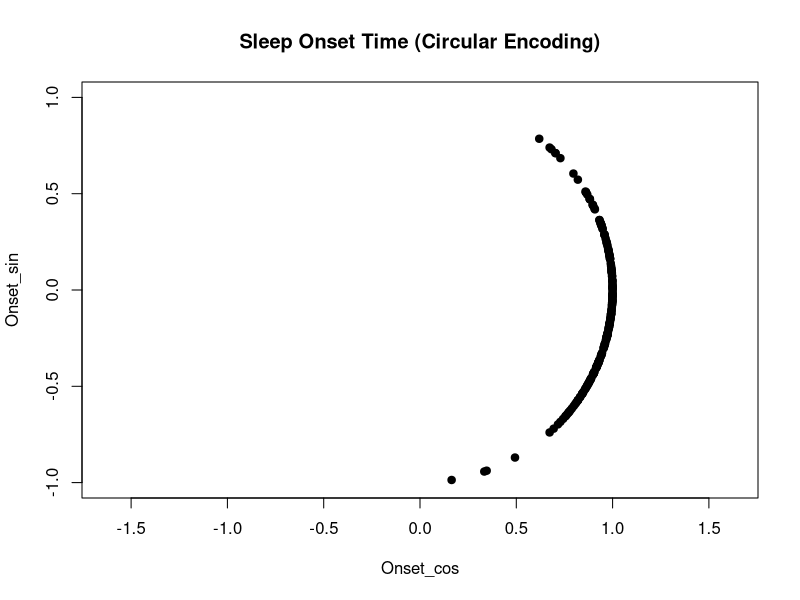
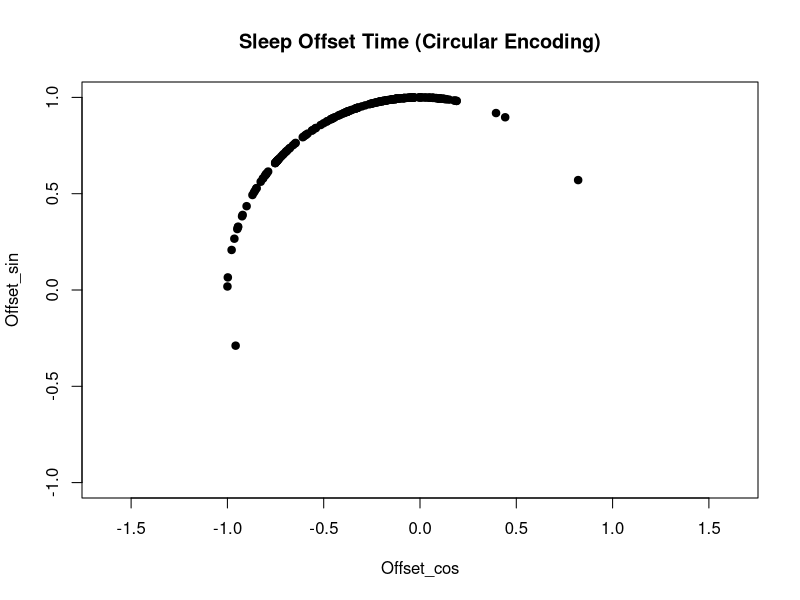
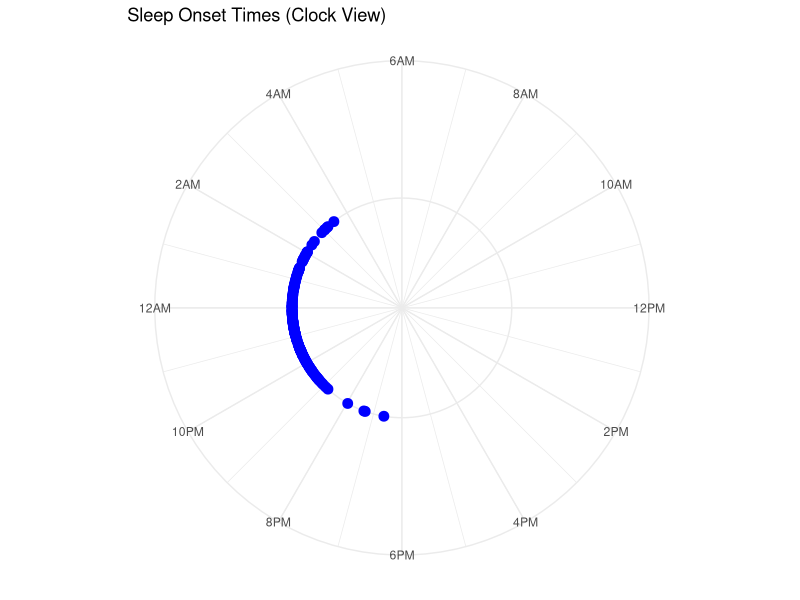
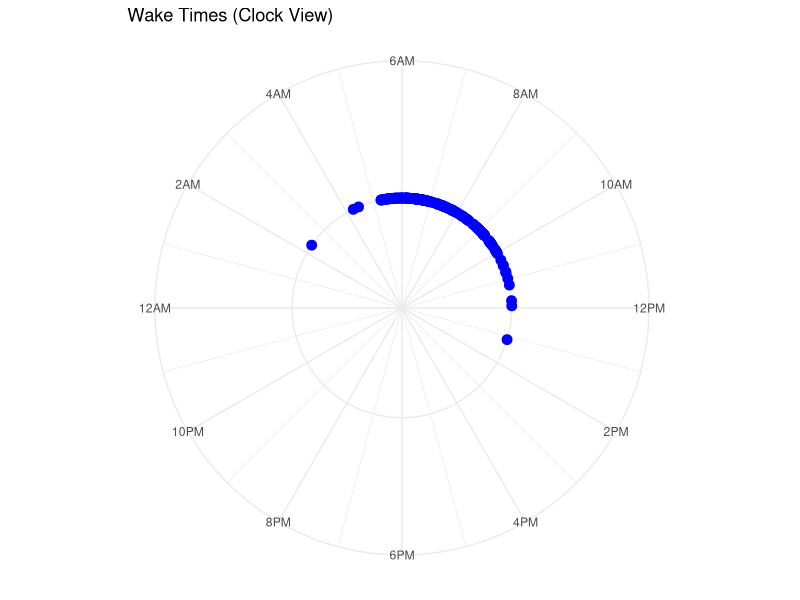
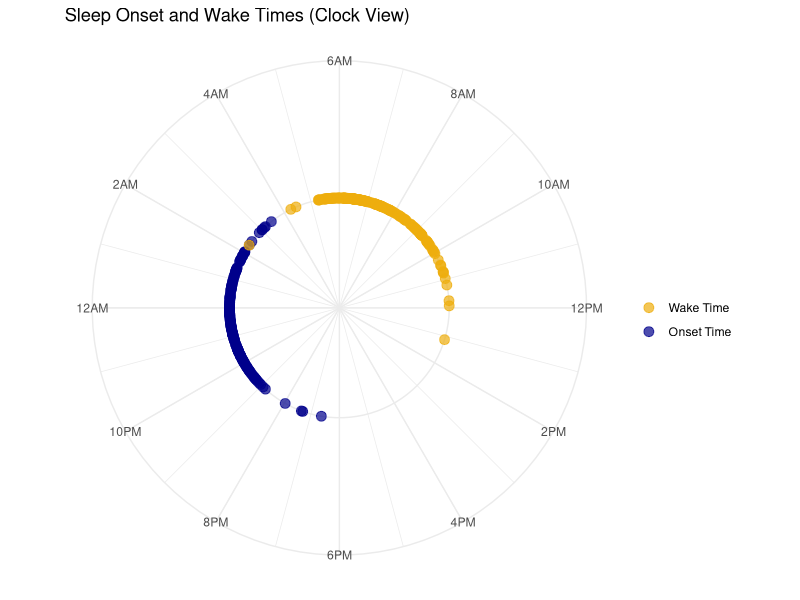
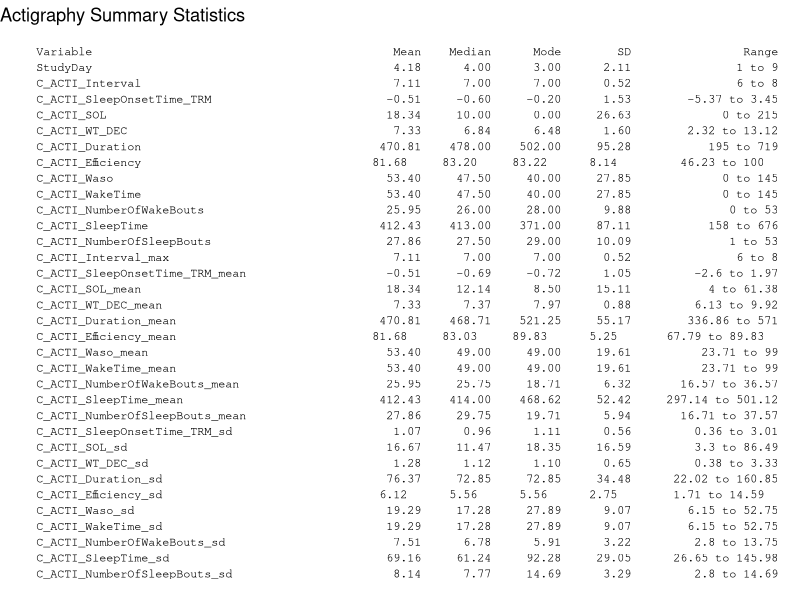

These figures' R source, in order:
library(readxl)
library(dplyr)
library(ggplot2)

actigraphy_data <- read_excel("./PUSH_ACTIGRAPH_Long_FINAL_02.23.26.xlsx")

numeric_cols <- names(actigraphy_data)[sapply(actigraphy_data, is.numeric)]

mode_value <- function(x) {
  x <- x[!is.na(x)]
  if (length(x) == 0) return(NA_real_)
  ux <- unique(x)
  ux[which.max(tabulate(match(x, ux)))]
}

range_text <- function(x) {
  x <- x[!is.na(x)]
  if (length(x) == 0) return(NA_character_)
  r <- range(x)
  paste0(round(r[1], 2), " to ", round(r[2], 2))
}

stats_table <- data.frame(
  Variable = numeric_cols,
  Mean = sapply(actigraphy_data[numeric_cols], function(x) mean(x, na.rm = TRUE)),
  Median = sapply(actigraphy_data[numeric_cols], function(x) median(x, na.rm = TRUE)),
  Mode = sapply(actigraphy_data[numeric_cols], mode_value),
  SD = sapply(actigraphy_data[numeric_cols], function(x) sd(x, na.rm = TRUE)),
  Range = sapply(actigraphy_data[numeric_cols], range_text),
  stringsAsFactors = FALSE
)

stats_table$Mean <- round(stats_table$Mean, 2)
stats_table$Median <- round(stats_table$Median, 2)
stats_table$Mode <- round(stats_table$Mode, 2)
stats_table$SD <- round(stats_table$SD, 2)

print(stats_table, row.names = FALSE)

actigraphy_data$Sleep.Onset.Decimal.Hour <- actigraphy_data$C_ACTI_SleepOnsetTime_TRM %% 24
actigraphy_data$Sleep.Offset.Time_Decimal.Hour <- actigraphy_data$C_ACTI_WT_DEC %% 24

Onset_sin <- sin(2 * pi * actigraphy_data$Sleep.Onset.Decimal.Hour / 24)
Onset_cos <- cos(2 * pi * actigraphy_data$Sleep.Onset.Decimal.Hour / 24)

plot(Onset_cos, Onset_sin,
     asp = 1,
     xlim = c(-1, 1),
     ylim = c(-1, 1),
     pch = 19,
     main = "Sleep Onset Time (Circular Encoding)")

Offset_sin <- sin(2 * pi * actigraphy_data$Sleep.Offset.Time_Decimal.Hour / 24)
Offset_cos <- cos(2 * pi * actigraphy_data$Sleep.Offset.Time_Decimal.Hour / 24)

plot(Offset_cos, Offset_sin,
     asp = 1,
     xlim = c(-1, 1),
     ylim = c(-1, 1),
     pch = 19,
     main = "Sleep Offset Time (Circular Encoding)")

Onset_circ <- atan2(Onset_sin, Onset_cos)

actigraphy_data <- actigraphy_data %>%
  mutate(
    Onset_circ = atan2(Onset_sin, Onset_cos),
    Onset_circ = ifelse(Onset_circ < 0, Onset_circ + 2 * pi, Onset_circ),
    start_hour = Onset_circ * 24 / (2 * pi),

    Offset_circ = atan2(Offset_sin, Offset_cos),
    Offset_circ = ifelse(Offset_circ < 0, Offset_circ + 2 * pi, Offset_circ),
    end_hour = Offset_circ * 24 / (2 * pi)
  )

ggplot(actigraphy_data, aes(x = Onset_circ, y = 1)) +
  geom_point(size = 3, color = "blue") +
  coord_polar(theta = "x", start = -pi / 2) +
  scale_x_continuous(
    limits = c(0, 2 * pi),
    breaks = (0:11) * 2 * pi / 12,
    labels = c("12AM", "2AM", "4AM", "6AM", "8AM", "10AM",
               "12PM", "2PM", "4PM", "6PM", "8PM", "10PM")
  ) +
  theme_minimal() +
  labs(title = "Sleep Onset Times (Clock View)") +
  theme(axis.title = element_blank(),
        axis.text.y = element_blank(),
        axis.ticks = element_blank())

ggplot(actigraphy_data, aes(x = Offset_circ, y = 1)) +
  geom_point(size = 3, color = "blue") +
  coord_polar(theta = "x", start = -pi / 2) +
  scale_x_continuous(
    limits = c(0, 2 * pi),
    breaks = (0:11) * 2 * pi / 12,
    labels = c("12AM", "2AM", "4AM", "6AM", "8AM", "10AM",
               "12PM", "2PM", "4PM", "6PM", "8PM", "10PM")
  ) +
  theme_minimal() +
  labs(title = "Wake Times (Clock View)") +
  theme(axis.title = element_blank(),
        axis.text.y = element_blank(),
        axis.ticks = element_blank())

actigraphy_plot_data <- actigraphy_data %>%
  select(Onset_circ, Offset_circ) %>%
  mutate(id = row_number()) %>%
  tidyr::pivot_longer(cols = c(Onset_circ, Offset_circ),
                      names_to = "type", values_to = "angle")

ggplot(actigraphy_plot_data, aes(x = angle, y = 1, color = type)) +
  geom_point(size = 3, alpha = 0.7) +
  coord_polar(theta = "x", start = -pi / 2) +
  scale_x_continuous(
    limits = c(0, 2 * pi),
    breaks = (0:11) * 2 * pi / 12,
    labels = c("12AM", "2AM", "4AM", "6AM", "8AM", "10AM",
               "12PM", "2PM", "4PM", "6PM", "8PM", "10PM")
  ) +
  scale_color_manual(values = c("Onset_circ" = "darkblue", "Offset_circ" = "darkgoldenrod2"),
                     labels = c("Onset_circ" = "Onset Time", "Offset_circ" = "Wake Time")) +
  theme_minimal() +
  theme(axis.title = element_blank(),
        axis.text.y = element_blank(),
        axis.ticks = element_blank()) +
  labs(title = "Sleep Onset and Wake Times (Clock View)", color = "")

stats_table_plot <- stats_table
stats_table_plot$Mean <- sprintf("%.2f", stats_table_plot$Mean)
stats_table_plot$Median <- sprintf("%.2f", stats_table_plot$Median)
stats_table_plot$Mode <- sprintf("%.2f", stats_table_plot$Mode)
stats_table_plot$SD <- sprintf("%.2f", stats_table_plot$SD)

header_line <- sprintf(
  "%-45s %9s %9s %9s %9s %20s",
  "Variable", "Mean", "Median", "Mode", "SD", "Range"
)

row_lines <- sprintf(
  "%-45s %9s %9s %9s %9s %20s",
  stats_table_plot$Variable,
  stats_table_plot$Mean,
  stats_table_plot$Median,
  stats_table_plot$Mode,
  stats_table_plot$SD,
  stats_table_plot$Range
)

table_lines <- c(header_line, row_lines)

table_plot_data <- data.frame(
  x = 1,
  y = rev(seq_along(table_lines)),
  label = table_lines,
  stringsAsFactors = FALSE
)

ggplot(table_plot_data, aes(x = x, y = y, label = label)) +
  geom_text(hjust = 0, family = "mono", size = 3) +
  xlim(1, 2.6) +
  theme_void() +
  labs(title = "Actigraphy Summary Statistics")
